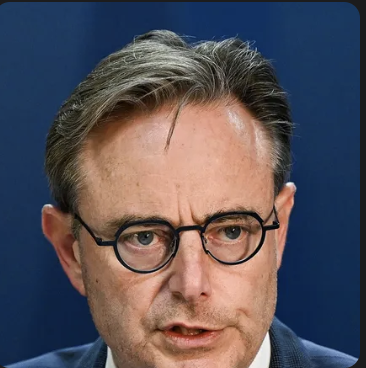
#> input picture assets/sources/019-dewever-real.png, 366 x 368 px
$ python render_post_019.py
#> lines starting #> are read from the running program, lines starting #| are printed output that depends on the picture
from pathlib import Path
from PIL import Image, ImageDraw, ImageEnhance, ImageFilter, ImageFont


ROOT = Path(__file__).resolve().parents[1]
SRC = ROOT / "assets" / "sources" / "019-dewever-real.png"
OUT = ROOT / "assets" / "posts" / "019-dewever-secret-santa.png"

W, H = 1080, 1350
INK = "#111111"
PAPER = "#F5F0E6"
ORANGE = "#F15A24"
YELLOW = "#F2C94C"
WHITE = "#FFFFFF"
MUTED = "#D8D1C4"

GEORGIA_BOLD = "/System/Library/Fonts/Supplemental/Georgia Bold.ttf"
ARIAL = "/System/Library/Fonts/Supplemental/Arial.ttf"
ARIAL_BOLD = "/System/Library/Fonts/Supplemental/Arial Bold.ttf"


def font(path, size):
    return ImageFont.truetype(path, size)


def cover_crop(img, size, vertical_focus=0.5, horizontal_focus=0.5):
    src_w, src_h = img.size
    dst_w, dst_h = size
    scale = max(dst_w / src_w, dst_h / src_h)
    resized = img.resize((round(src_w * scale), round(src_h * scale)), Image.LANCZOS)
    left = round((resized.width - dst_w) * horizontal_focus)
    top = round((resized.height - dst_h) * vertical_focus)
    return resized.crop((left, top, left + dst_w, top + dst_h))


def contain_fit(img, size):
    src_w, src_h = img.size
    dst_w, dst_h = size
    scale = min(dst_w / src_w, dst_h / src_h)
    return img.resize((round(src_w * scale), round(src_h * scale)), Image.LANCZOS)


def wrap(draw, text, face, max_width):
    words = text.split()
    lines = []
    current = ""
    for word in words:
        candidate = word if not current else f"{current} {word}"
        if draw.textbbox((0, 0), candidate, font=face)[2] <= max_width:
            current = candidate
        else:
            if current:
                lines.append(current)
            current = word
    if current:
        lines.append(current)
    return lines


def headline_font(draw, text):
    for size in (56, 52, 48, 44):
        face = font(GEORGIA_BOLD, size)
        lines = wrap(draw, text, face, 940)
        if len(lines) <= 4:
            return face, lines, int(size * 1.18)
    face = font(GEORGIA_BOLD, 42)
    return face, wrap(draw, text, face, 940), 50


def draw_logo(draw, x, y, scale=1.0):
    r = int(42 * scale)
    cx, cy = x + r, y + r
    draw.ellipse((cx - r, cy - r, cx + r, cy + r), fill=PAPER, outline=INK, width=max(3, int(5 * scale)))
    draw.ellipse((cx - r + 8, cy - r + 8, cx + r - 8, cy + r - 8), outline=INK, width=max(1, int(2 * scale)))
    face = font(GEORGIA_BOLD, int(38 * scale))
    box = draw.textbbox((0, 0), "DR", font=face)
    draw.text((cx - (box[2] - box[0]) / 2 - int(2 * scale), cy - int(24 * scale)), "DR", font=face, fill=INK)
    draw.ellipse((cx + int(25 * scale), cy + int(11 * scale), cx + int(35 * scale), cy + int(21 * scale)), fill=ORANGE)
    draw.rectangle((cx - int(14 * scale), cy - int(35 * scale), cx + int(14 * scale), cy - int(31 * scale)), fill=YELLOW)


def draw_stamp(draw):
    draw.rectangle((70, 725, 286, 765), fill=ORANGE)
    draw.text((92, 733), "NAVO-GOODIEBAG", font=font(ARIAL_BOLD, 18), fill=INK)
    draw.rectangle((716, 725, 1010, 779), fill=(17, 17, 17, 215))
    draw.text((738, 739), "MELSBROEK CHECK", font=font(ARIAL_BOLD, 23), fill=PAPER)
    draw.ellipse((962, 737, 992, 767), fill=ORANGE)


def main():
    base = Image.open(SRC).convert("RGB")
    base = ImageEnhance.Color(base).enhance(1.04)
    base = ImageEnhance.Contrast(base).enhance(1.08)
    base = base.filter(ImageFilter.UnsharpMask(radius=1.0, percent=110, threshold=3))
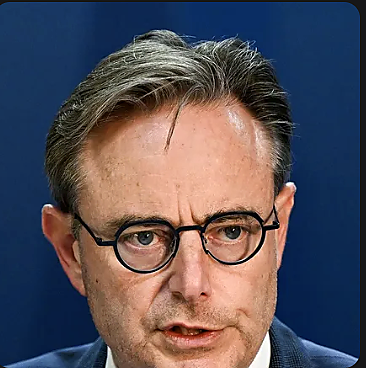
#> base: PIL image 366x368 RGB; mean R, G, B 87.5, 80.9, 88.9

    img = cover_crop(base, (W, H), vertical_focus=0.5, horizontal_focus=0.5)
#> in cover_crop, `resized = img.resize((round(src_w * scale), round(src_h * scale)), Ima..`:
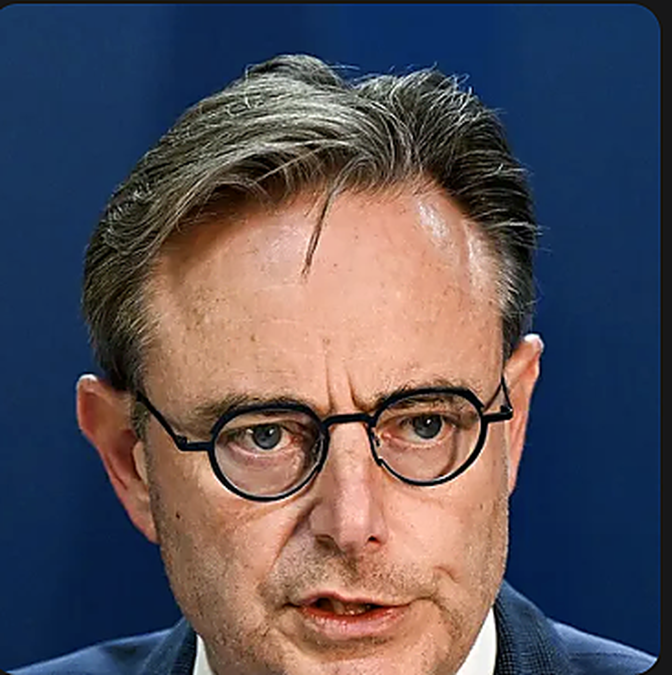
#> resized: PIL image 1343x1350 RGB (shown at 1/2 size); mean R, G, B 87.6, 80.9, 89
#> in cover_crop, `return resized.crop((left, top, left + dst_w, top + dst_h))`:
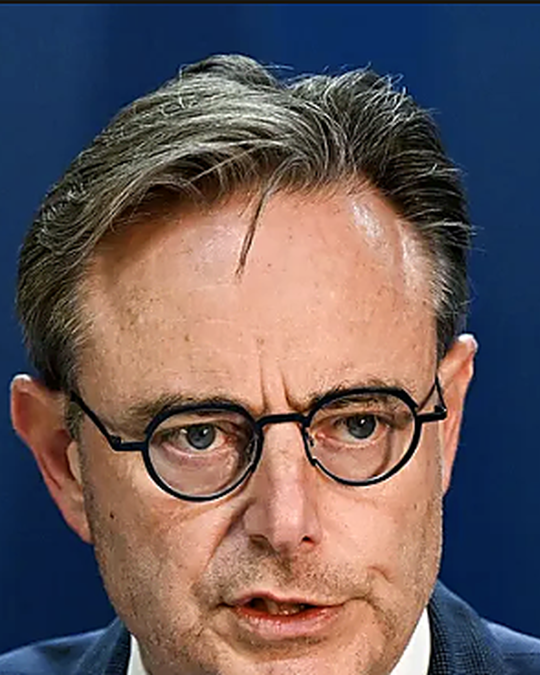
#> returned value: PIL image 1080x1350 RGB (shown at 1/2 size); mean R, G, B 104.2, 89.7, 91
    img = img.filter(ImageFilter.GaussianBlur(radius=8))
    img = ImageEnhance.Brightness(img).enhance(0.58)
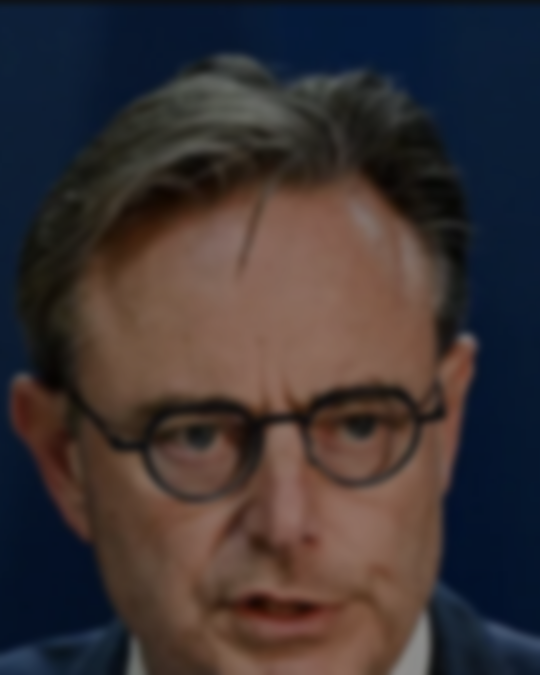
#> img: PIL image 1080x1350 RGB (shown at 1/2 size); mean R, G, B 60, 51.5, 52.3
    draw = ImageDraw.Draw(img, "RGBA")

    draw.rectangle((0, 0, W, 152), fill=(17, 17, 17, 255))
    draw.rectangle((0, 152, W, 820), fill=(0, 0, 0, 38))
    draw.rectangle((0, 820, W, H), fill=(17, 17, 17, 245))

    portrait = contain_fit(base, (560, 560))
#> in contain_fit, `return img.resize((round(src_w * scale), round(src_h * scale)), Image...`:
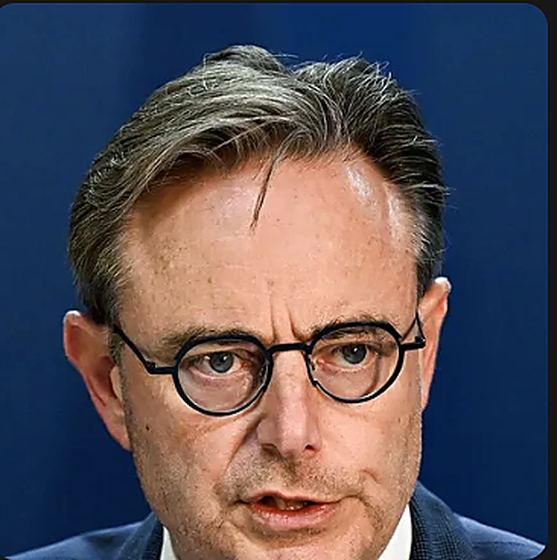
#> returned value: PIL image 557x560 RGB; mean R, G, B 87.6, 80.9, 89
    px = (W - portrait.width) // 2
#> px = 261
    py = 176
    img.paste(portrait, (px, py))
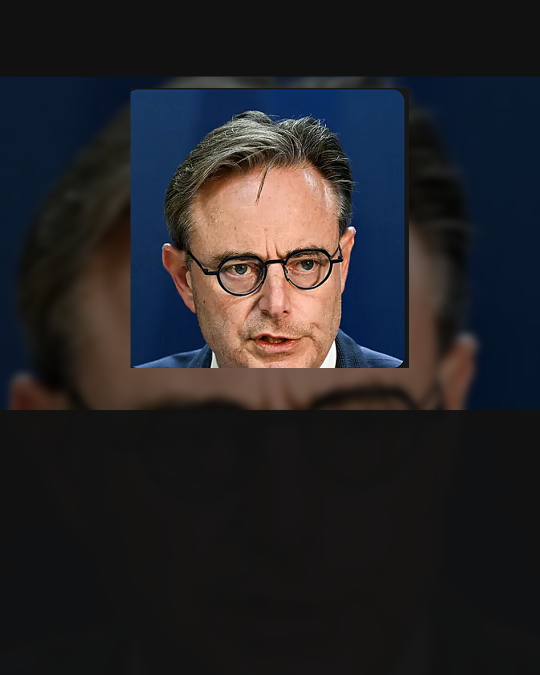
#> img: PIL image 1080x1350 RGB (shown at 1/2 size); mean R, G, B 38, 36.2, 39
    draw.rectangle((px, py, px + portrait.width, py + portrait.height), outline=PAPER, width=6)
    draw.rectangle((0, 700, W, 820), fill=(0, 0, 0, 76))

    draw.text((70, 58), "POLITIEK", font=font(ARIAL_BOLD, 32), fill=WHITE)
    draw.ellipse((980, 58, 1018, 96), fill=ORANGE)
    draw_stamp(draw)

    headline = "De Wever ontdekt dat Erdogan Secret Santa iets te letterlijk neemt"
    face, lines, spacing = headline_font(draw, headline)
#> lines = ['De Wever ontdekt dat Erdogan', 'Secret Santa iets te letterlijk', 'neemt']; spacing = 66
    y = 864
    for line in lines:
        draw.text((70, y), line, font=face, fill=PAPER)
        y += spacing
#> this loop made 3 passes
#> (line, y) on passes 1 to 3: ('De Wever ontdekt dat Erdogan', 930), ('Secret Santa iets te letterlijk', 996), ('neemt', 1062)
#> after the loop, y = 1062

    draw.line((70, y + 20, 1010, y + 20), fill=ORANGE, width=5)
    deck_font = font(ARIAL, 28)
    deck = "Melsbroek vraagt voortaan bij elke goodiebag: zit er nog geopolitiek in?"
    deck_y = y + 54
#> deck_y = 1116
    for line in wrap(draw, deck, deck_font, 780):
        draw.text((70, deck_y), line, font=deck_font, fill=MUTED)
        deck_y += 34
#> this loop made 2 passes
#> deck_y on pass 1: 1150
#> (line, deck_y) on pass 2: ('nog geopolitiek in?', 1184)
#> after the loop, deck_y = 1184

    draw_logo(draw, 900, 1222, 0.88)
    draw.text((70, 1282), "DE RAASKALDERIJ", font=font(ARIAL_BOLD, 23), fill=PAPER)
    draw.text((70, 1314), "Ambachtelijk geraas sinds 1836", font=font(ARIAL, 22), fill=MUTED)

    OUT.parent.mkdir(parents=True, exist_ok=True)
    img.save(OUT, quality=96)
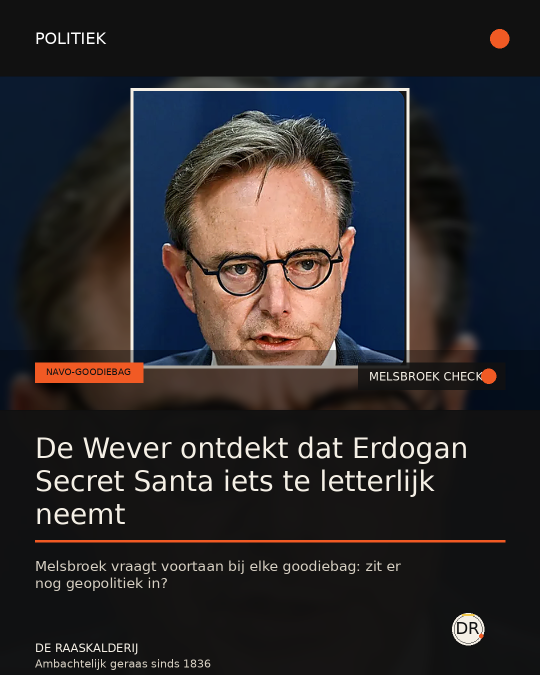
#> saved as 019-dewever-secret-santa.png: PIL image 1080x1350 RGB (shown at 1/2 size); mean R, G, B 44.8, 41.8, 43.7
    print(OUT)


if __name__ == "__main__":
    main()

$ run again, with assets/sources/016-paraguay-france-scrum.png copied over assets/sources/019-dewever-real.png
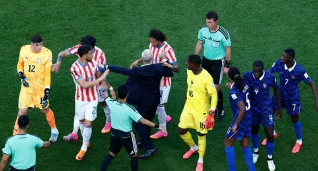
#> input picture assets/sources/016-paraguay-france-scrum.png, 318 x 171 px
#> in main, `img.paste(portrait, (px, py))`:
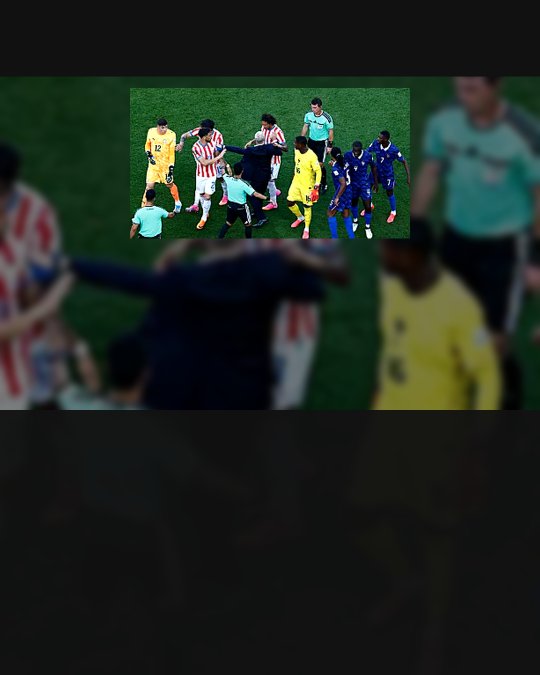
#> img: PIL image 1080x1350 RGB (shown at 1/2 size); mean R, G, B 30.3, 38.9, 31.9
#> lines = ['De Wever ontdekt dat Erdogan', 'Secret Santa iets te letterlijk', 'neemt']; spacing = 66
#> the loop in main, `for line in lines:` made 3 passes
#> (line, y) on passes 1 to 3: ('De Wever ontdekt dat Erdogan', 930), ('Secret Santa iets te letterlijk', 996), ('neemt', 1062)
#> after the loop in main, `for line in lines:`: y = 1062
#> in main, `deck_y = y + 54`: deck_y = 1116
#> the loop in main, `for line in wrap(draw, deck, deck_font, 780):` made 2 passes
#> deck_y on pass 1: 1150
#> after the loop in main, `for line in wrap(draw, deck, deck_font, 780):`: deck_y = 1184
#> in main, `img.save(OUT, quality=96)`:
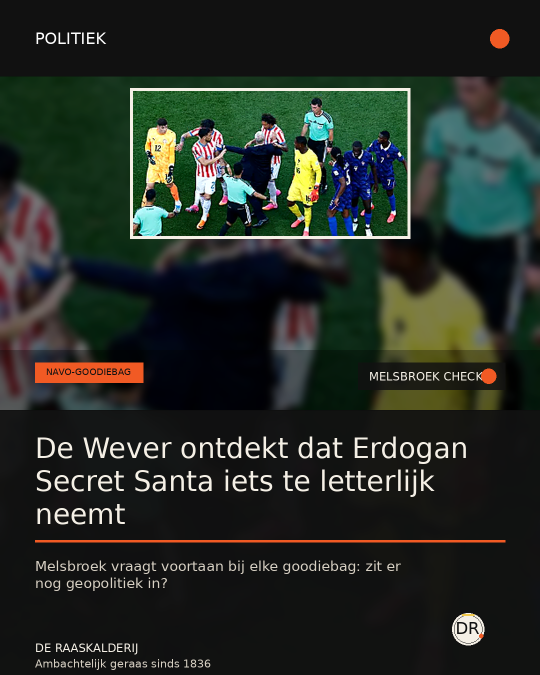
#> saved as 019-dewever-secret-santa.png: PIL image 1080x1350 RGB (shown at 1/2 size); mean R, G, B 37.5, 44, 37.1

$ run again, with assets/sources/018-de-ketelaere-friet-frikandel.png copied over assets/sources/019-dewever-real.png
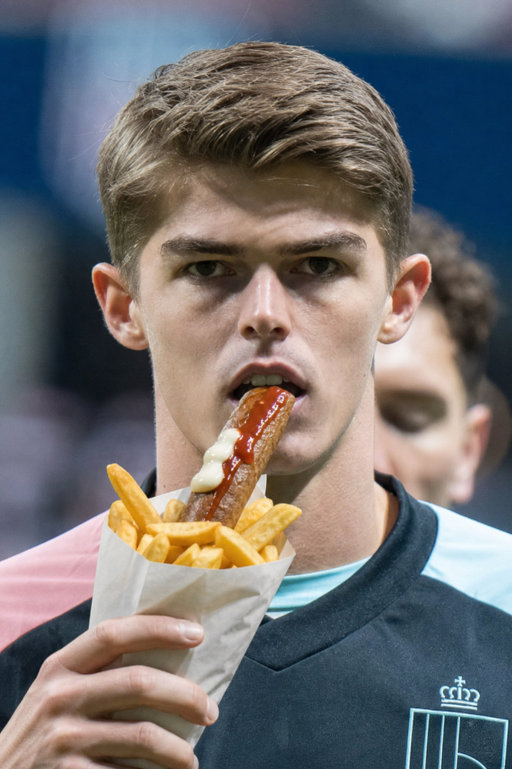
#> input picture assets/sources/018-de-ketelaere-friet-frikandel.png, 1023 x 1538 px (shown at 1/2 size)
#> in main, base is the input picture: PIL image 1023x1538 RGB; mean R, G, B 114.1, 111.2, 111.2
#> in main, `img.paste(portrait, (px, py))`:
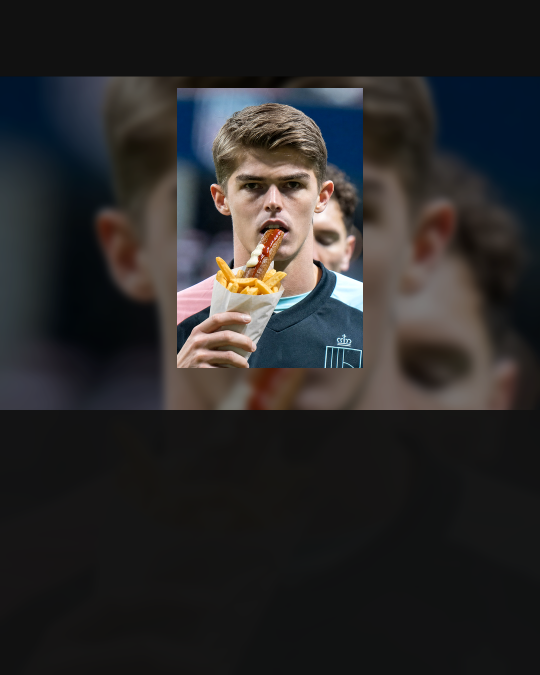
#> img: PIL image 1080x1350 RGB (shown at 1/2 size); mean R, G, B 43.5, 42, 42.1
#> lines = ['De Wever ontdekt dat Erdogan', 'Secret Santa iets te letterlijk', 'neemt']; spacing = 66
#> the loop in main, `for line in lines:` made 3 passes
#> (line, y) on passes 1 to 3: ('De Wever ontdekt dat Erdogan', 930), ('Secret Santa iets te letterlijk', 996), ('neemt', 1062)
#> after the loop in main, `for line in lines:`: y = 1062
#> in main, `deck_y = y + 54`: deck_y = 1116
#> the loop in main, `for line in wrap(draw, deck, deck_font, 780):` made 2 passes
#> deck_y on pass 1: 1150
#> after the loop in main, `for line in wrap(draw, deck, deck_font, 780):`: deck_y = 1184
#> in main, `img.save(OUT, quality=96)`:
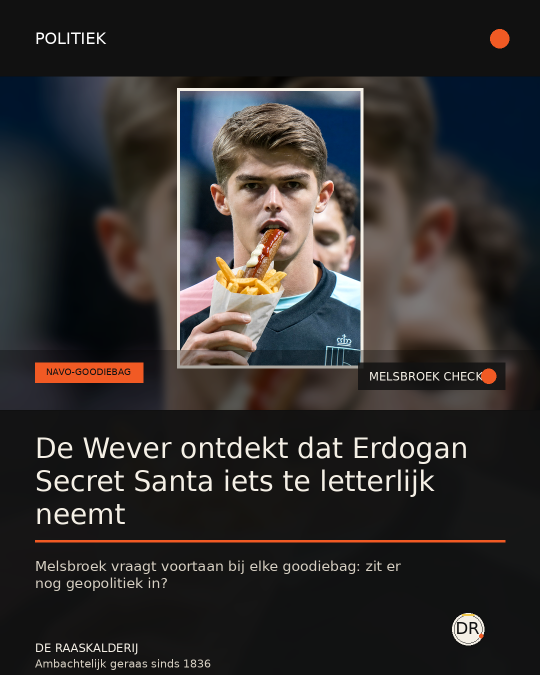
#> saved as 019-dewever-secret-santa.png: PIL image 1080x1350 RGB (shown at 1/2 size); mean R, G, B 49.7, 46.8, 46

$ run again, with assets/sources/018-de-ketelaere-original.png copied over assets/sources/019-dewever-real.png
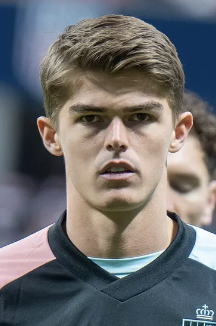
#> input picture assets/sources/018-de-ketelaere-original.png, 216 x 326 px
#> lines = ['De Wever ontdekt dat Erdogan', 'Secret Santa iets te letterlijk', 'neemt']; spacing = 66
#> the loop in main, `for line in lines:` made 3 passes
#> (line, y) on passes 1 to 3: ('De Wever ontdekt dat Erdogan', 930), ('Secret Santa iets te letterlijk', 996), ('neemt', 1062)
#> after the loop in main, `for line in lines:`: y = 1062
#> in main, `deck_y = y + 54`: deck_y = 1116
#> the loop in main, `for line in wrap(draw, deck, deck_font, 780):` made 2 passes
#> deck_y on pass 1: 1150
#> after the loop in main, `for line in wrap(draw, deck, deck_font, 780):`: deck_y = 1184
#> in main, `img.save(OUT, quality=96)`:
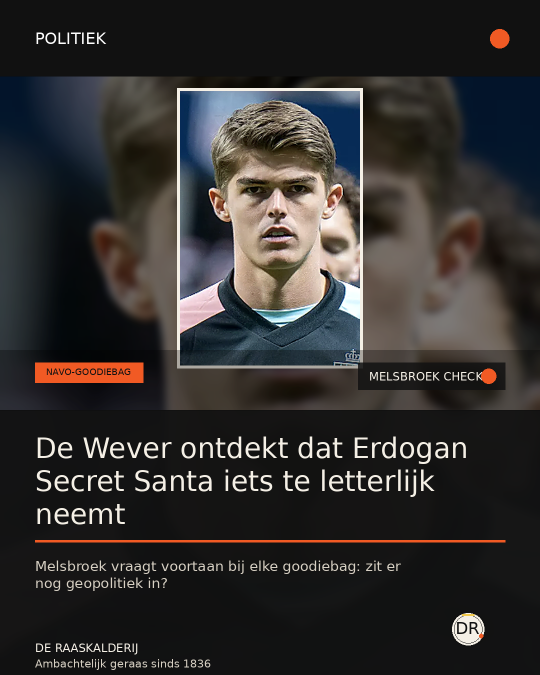
#> saved as 019-dewever-secret-santa.png: PIL image 1080x1350 RGB (shown at 1/2 size); mean R, G, B 49.9, 47.5, 46.5
